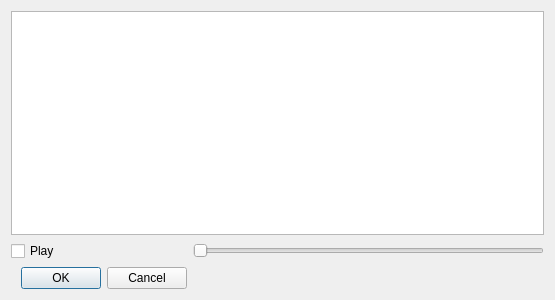
<?xml version="1.0" encoding="UTF-8"?>
<ui version="4.0">
 <class>Fire2aamMainClassDialogBase</class>
 <widget class="QDialog" name="Fire2aamMainClassDialogBase">
  <property name="geometry">
   <rect>
    <x>0</x>
    <y>0</y>
    <width>555</width>
    <height>300</height>
   </rect>
  </property>
  <property name="windowTitle">
   <string>Fire simulator and management</string>
  </property>
  <layout class="QGridLayout" name="gridLayout">
   <item row="4" column="0">
    <widget class="QDialogButtonBox" name="button_box">
     <property name="orientation">
      <enum>Qt::Horizontal</enum>
     </property>
     <property name="standardButtons">
      <set>QDialogButtonBox::Cancel|QDialogButtonBox::Ok</set>
     </property>
    </widget>
   </item>
   <item row="2" column="1">
    <widget class="QSlider" name="horizontalSlider">
     <property name="sizePolicy">
      <sizepolicy hsizetype="Expanding" vsizetype="Fixed">
       <horstretch>2</horstretch>
       <verstretch>0</verstretch>
      </sizepolicy>
     </property>
     <property name="orientation">
      <enum>Qt::Horizontal</enum>
     </property>
    </widget>
   </item>
   <item row="0" column="0" colspan="2">
    <widget class="QGraphicsView" name="graphicsView"/>
   </item>
   <item row="2" column="0">
    <widget class="QCheckBox" name="checkBox">
     <property name="sizePolicy">
      <sizepolicy hsizetype="MinimumExpanding" vsizetype="Fixed">
       <horstretch>1</horstretch>
       <verstretch>0</verstretch>
      </sizepolicy>
     </property>
     <property name="text">
      <string>Play</string>
     </property>
    </widget>
   </item>
  </layout>
 </widget>
 <resources/>
 <connections>
  <connection>
   <sender>button_box</sender>
   <signal>accepted()</signal>
   <receiver>Fire2aamMainClassDialogBase</receiver>
   <slot>accept()</slot>
   <hints>
    <hint type="sourcelabel">
     <x>20</x>
     <y>20</y>
    </hint>
    <hint type="destinationlabel">
     <x>20</x>
     <y>20</y>
    </hint>
   </hints>
  </connection>
  <connection>
   <sender>button_box</sender>
   <signal>rejected()</signal>
   <receiver>Fire2aamMainClassDialogBase</receiver>
   <slot>reject()</slot>
   <hints>
    <hint type="sourcelabel">
     <x>20</x>
     <y>20</y>
    </hint>
    <hint type="destinationlabel">
     <x>20</x>
     <y>20</y>
    </hint>
   </hints>
  </connection>
 </connections>
</ui>
